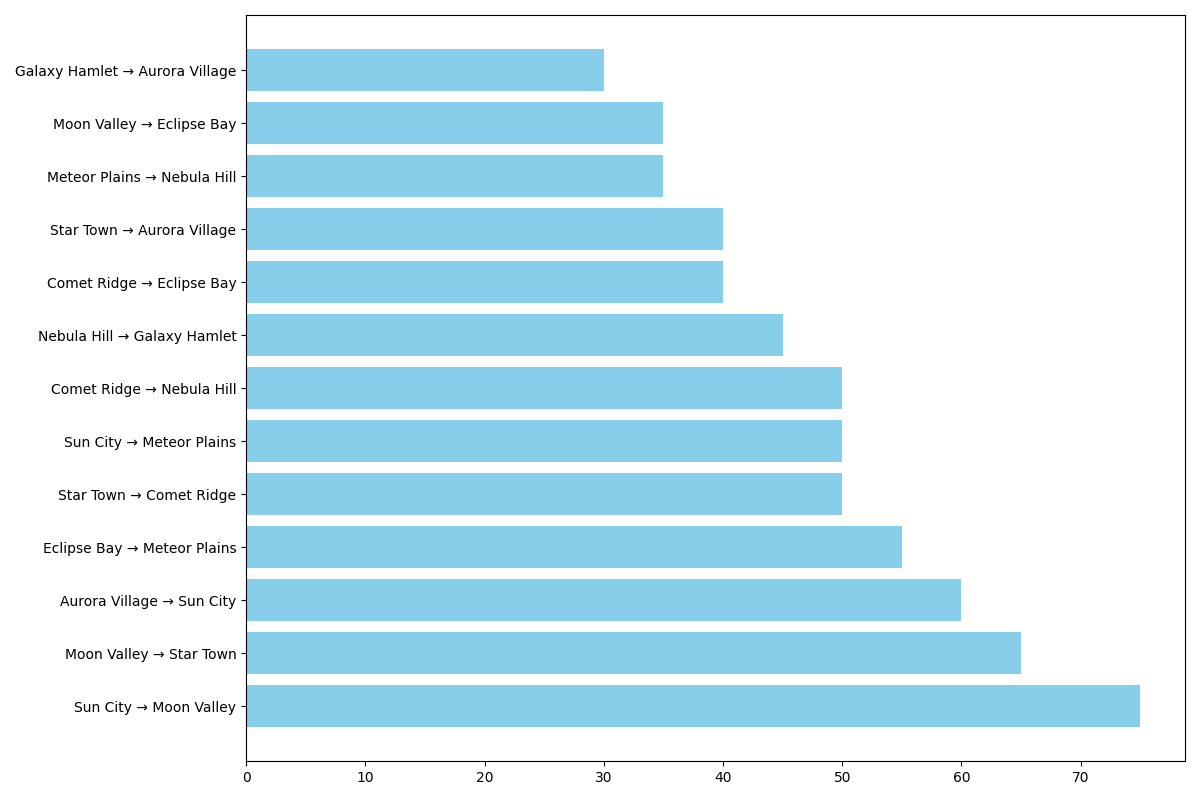

Here is the Python script that generated this plot:
import matplotlib.pyplot as plt

# Define trade routes with their respective trade volumes
trade_routes = [
    ("Sun City", "Moon Valley", 75), ("Moon Valley", "Star Town", 65), 
    ("Star Town", "Comet Ridge", 50), ("Comet Ridge", "Eclipse Bay", 40), 
    ("Eclipse Bay", "Meteor Plains", 55), ("Meteor Plains", "Nebula Hill", 35), 
    ("Nebula Hill", "Galaxy Hamlet", 45), ("Galaxy Hamlet", "Aurora Village", 30), 
    ("Aurora Village", "Sun City", 60), ("Sun City", "Meteor Plains", 50), 
    ("Moon Valley", "Eclipse Bay", 35), ("Comet Ridge", "Nebula Hill", 50), 
    ("Star Town", "Aurora Village", 40)
]

# Extract trade volume information and sort them in descending order
trade_volumes = sorted(trade_routes, key=lambda x: x[2], reverse=True)

# Prepare data for plotting
routes_labels = [f"{u} → {v}" for u, v, w in trade_volumes]
volumes = [w for u, v, w in trade_volumes]

# Plotting the sorted bar chart
fig, ax = plt.subplots(figsize=(12, 8))
ax.barh(routes_labels, volumes, color='skyblue')

# Display plot
plt.tight_layout()
plt.show()
